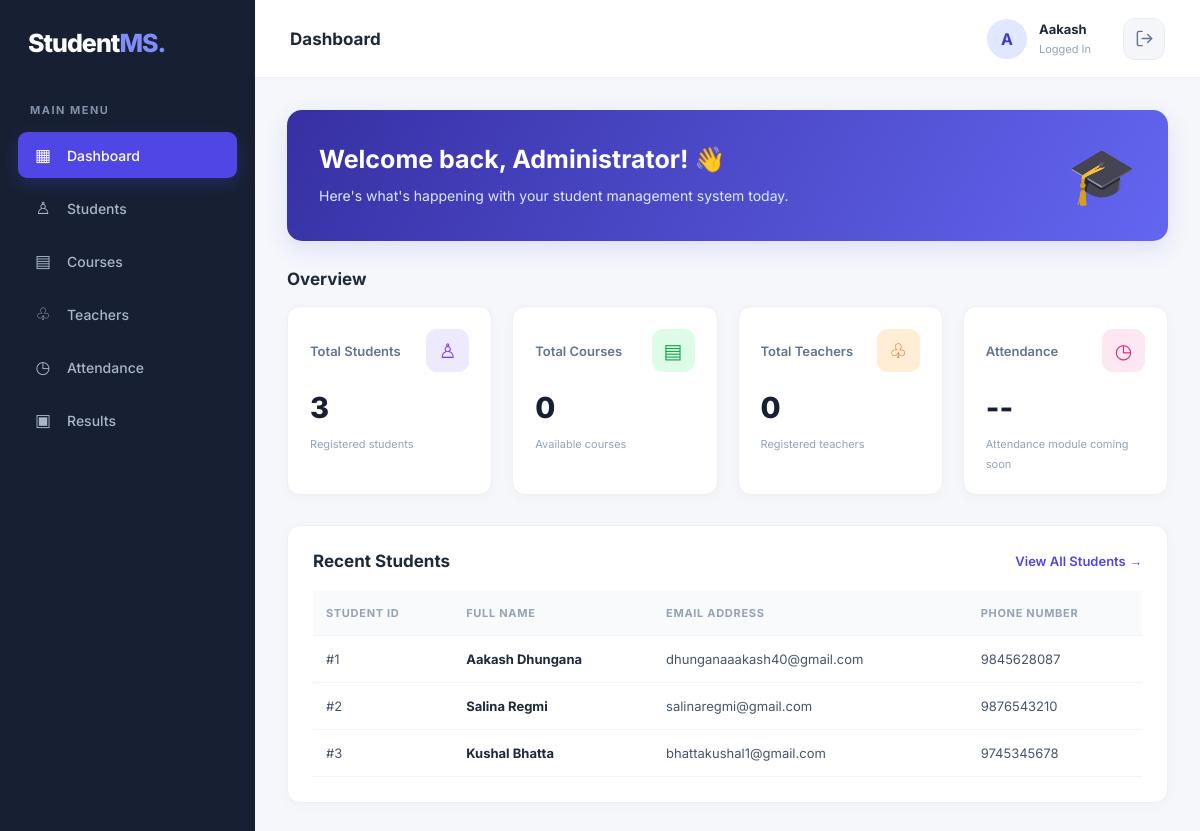
The app's page / (signed in), older data.
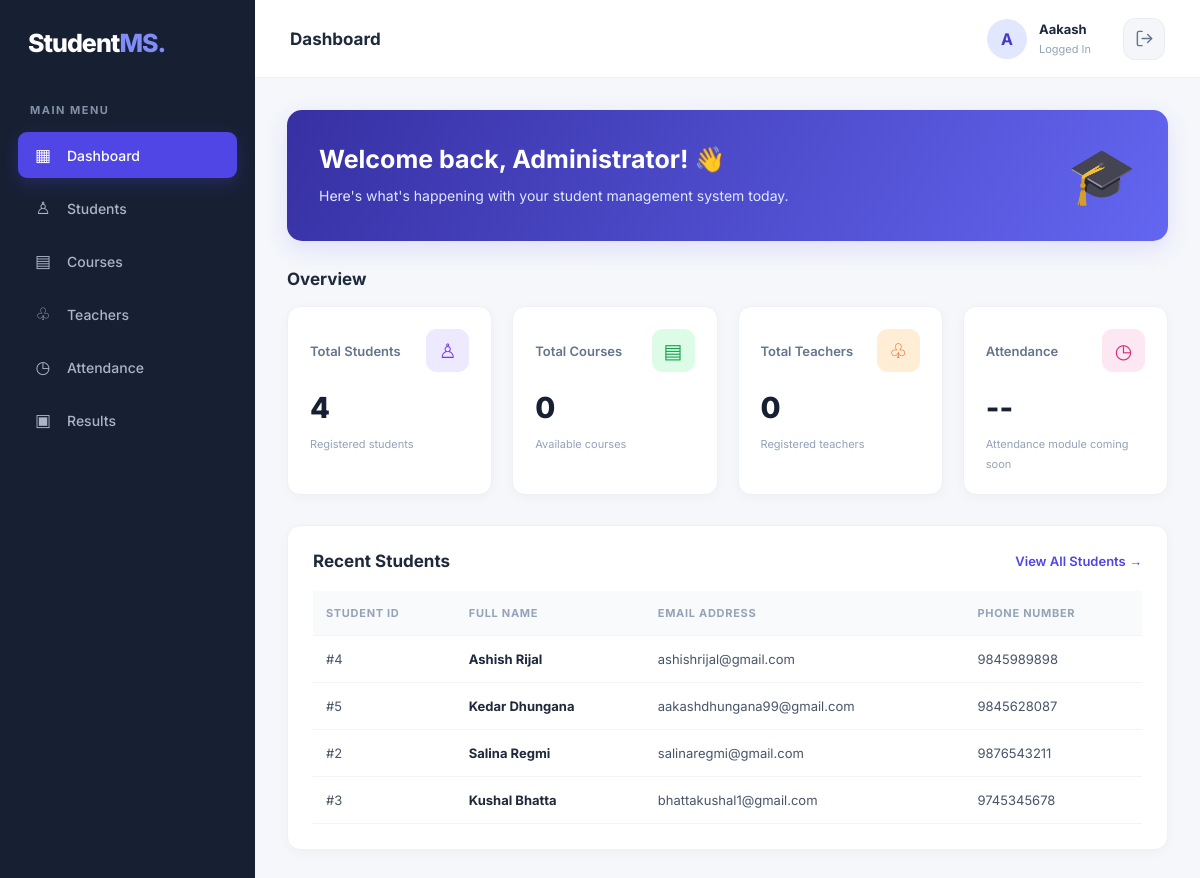
The same page, newer data.
### students/models.py (models this page shows, shortened)
class Student(models.Model):
    full_name = models.CharField(max_length=100)
    email = models.EmailField(unique=True)
    phone_number = models.CharField(max_length=15, unique=True)
    date_of_birth = models.DateField(blank=True, null=True)
    address = models.TextField(blank=True, null=True)
    enrollment_date = models.DateField(auto_now_add=True)

### students/views.py (the view)
# urls.py: 2. Add a URL to urlpatterns:  path('', views.home, name='home')
@login_required
def home(request):
    total_students = Student.objects.count()
    total_teachers = Teacher.objects.count()
    total_courses = Course.objects.count()
    recent_students = Student.objects.order_by('-enrollment_date')[:5]
    context = {
        'total_students': total_students,
        'total_teachers': total_teachers,
        'total_courses': total_courses,
        'recent_students': recent_students,
    }
    return render(request, 'students/home.html', context)

### students/templates/students/home.html (shortened to what this page needs)
{% extends 'students/base.html' %}
{% block content %}
<div class="welcome">
    <div>
        <h1>Welcome back, Administrator! 👋</h1>
        <p>
            Here's what's happening with your student
            management system today.
        </p>
    </div>
    <div class="welcome-icon">🎓</div>
</div>
<h2 class="section-heading">Overview</h2>
<div class="stats-grid">
    <div class="stat-card">
        <div class="stat-top">
            <h3>Total Students</h3>
            <div class="stat-icon icon-purple">♙</div>
        </div>
        <h2>{{ total_students }}</h2>
        <small>Registered students</small>
    </div>
    <div class="stat-card">
    <div class="stat-top">
        <h3>Total Courses</h3>
        <div class="stat-icon icon-green">▤</div>
    </div>
    <h2>{{ total_courses }}</h2>
    <small>Available courses</small>
    </div>
   <div class="stat-card">
    <div class="stat-top">
        <h3>Total Teachers</h3>
        <div class="stat-icon icon-orange">♧</div>
    </div>
    <h2>{{ total_teachers }}</h2>
    <small>Registered teachers</small>
    </div>
    <div class="stat-card">
        <div class="stat-top">
            <h3>Attendance</h3>
            <div class="stat-icon icon-pink">◷</div>
        </div>
        <h2>--</h2>
        <small>Attendance module coming soon</small>
    </div>
</div>
<div class="content-card">
    <div class="table-header">
        <h2>Recent Students</h2>
        <a href="{% url 'student_list' %}" class="view-all">
            View All Students →
        </a>
    </div>
    <table>
        <thead>
            <tr>
                <th>Student ID</th>
                <th>Full Name</th>
                <th>Email Address</th>
                <th>Phone Number</th>
            </tr>
        </thead>
        <tbody>
            {% for student in recent_students %}
            <tr>
                <td>#{{ student.id }}</td>
                <td>
                    <strong>{{ student.full_name }}</strong>
                </td>
                <td>{{ student.email }}</td>
                <td>
                    {% if student.phone_number %}
                        {{ student.phone_number }}
                    {% else %}
                        Not provided
                    {% endif %}
                </td>
            </tr>
            {% endfor %}
        </tbody>
    </table>
</div>
{% endblock %}

Row changes from the older to the newer data that the page shows:
removed Student: id "1", full_name "Aakash Dhungana", email "dhunganaaakash40@gmail.com", phone_number "9845628087"
added Student: id "4", full_name "Ashish Rijal", email "ashishrijal@gmail.com", phone_number "9845989898"
added Student: id "5", full_name "Kedar Dhungana", email "aakashdhungana99@gmail.com", phone_number "9845628087"
changed Student "Salina Regmi": phone_number "9876543210" → "9876543211"
Text that changed along with them:
{{ total_students }}: "3" → "4"
